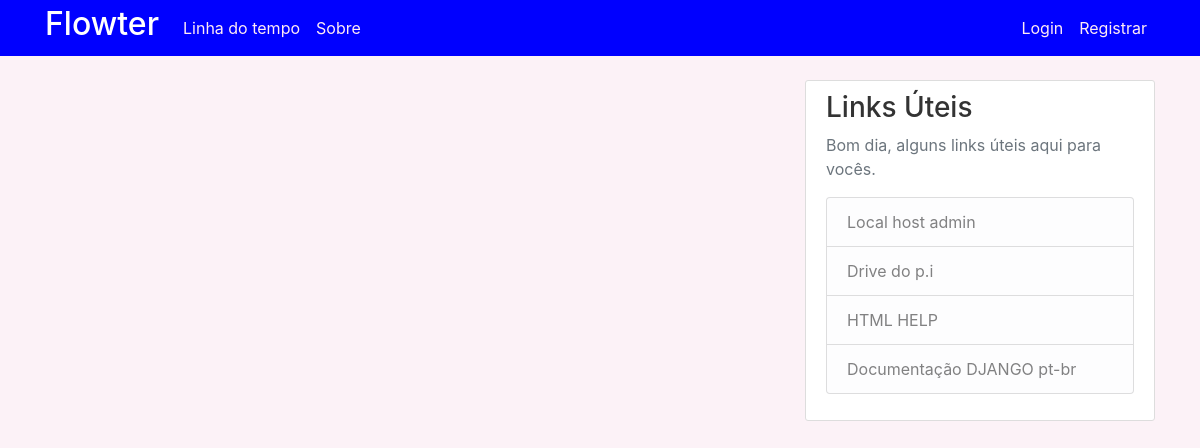
Before: / with the older database file.
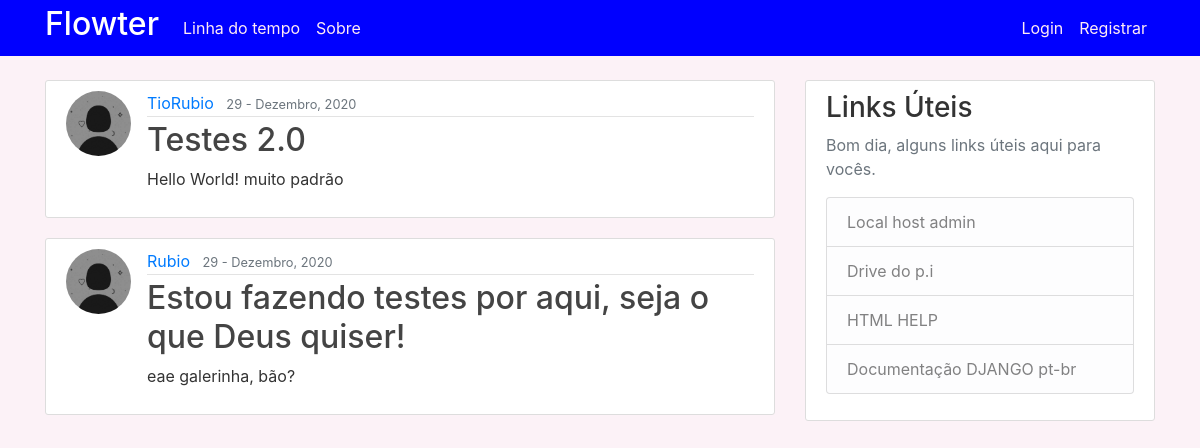
After: the same page with the newer database file.
### blog/models.py (models this page shows, shortened)
class Post(models.Model):
    title = models.CharField(max_length=100)
    content = models.TextField()
    date_posted = models.DateTimeField(default=timezone.now)
    author = models.ForeignKey(User, on_delete=models.CASCADE)

### users/models.py (models this page shows, shortened)
class Profile(models.Model):
    user = models.OneToOneField(User, on_delete=models.CASCADE)
    image = models.ImageField(default='default.jpg', upload_to='profile_pics')

### blog/views.py (the view)
# urls.py: path('', PostListView.as_view(), name='blog-home'),
class PostListView(ListView):
    model = Post
    template_name = 'blog/home.html'  # Ordem de posts (mais atual para o mais antigo)
    context_object_name = 'posts'
    ordering = ['-date_posted']

### blog/templates/blog/home.html
{% extends "blog/base.html" %}
{% block content %}
    {% for post in posts %}
        <article class="media content-section">
          <img class="rounded-circle article-img" src="{{ post.author.profile.image.url }}">
          <div class="media-body">
            <div class="article-metadata">
              <a class="mr-2" href="#">{{ post.author }}</a>
              <small class="text-muted">{{ post.date_posted|date:"d - F, Y" }}</small>
            </div>
            <h2><a class="article-title" href="{% url 'post-detail' post.id %}">{{ post.title }}</a></h2>
            <p class="article-content">{{ post.content }}</p>
          </div>
        </article>
    {% endfor %}
{% endblock content %}

### blog/templates/blog/base.html (shortened to what this page needs)
{% load static %}
<!DOCTYPE html>
<html>
<head>
    <link rel="stylesheet" href="https://maxcdn.bootstrapcdn.com/bootstrap/4.0.0/css/bootstrap.min.css">
    <link rel="stylesheet" type="text/css" href="{% static 'blog/main.css' %}">
</head>
<body>
    <header class="site-header">
      <nav class="navbar navbar-expand-md navbar-dark bg-steel fixed-top">
        <div class="container">
          <a class="navbar-brand mr-10" href="{% url 'blog-home' %}"><h2 style="color:white;">Flowter</h2></a>
          <div class="collapse navbar-collapse" id="navbarToggle">
            <div class="navbar-nav mr-auto">
              <a class="nav-item nav-link" href="{% url 'blog-home' %}">Linha do tempo</a>
              <a class="nav-item nav-link" href="{% url 'blog-about' %}">Sobre</a>
            </div>
            <div class="navbar-nav">
              {% if user.is_authenticated %}
              <li class="nav-item dropdown">
                <a class="nav-link dropdown-toggle" href="#" id="navbarDropdownMenuLink" role="button" data-toggle="dropdown" aria-haspopup="true" aria-expanded="false">
                  <img class="rounded-circle navbar-img nav-item img-profile" src="{{ user.profile.image.url }}" href="{% url 'profile' %}">
                </a>
                <div class="dropdown-menu" aria-labelledby="navbarDropdownMenuLink">
                  <a class="dropdown-item" href="{% url 'profile' %}">Configurar Perfil</a>
                  <a class="dropdown-item" href="{% url 'post-create' %}">Criar Flow</a>
                  <a class="dropdown-item" href="{% url 'logout' %}">Sair</a>
                </div>
              </li>
              {% else %}
                <a class="nav-item nav-link" href="{% url 'login' %}">Login</a>
                <a class="nav-item nav-link" href="{% url 'register' %}">Registrar</a>
              {% endif %}
            </div>
          </div>
        </div>
      </nav>
    </header>
    <main role="main" class="container">
      <div class="row">
        <div class="col-md-8">
          {% block content %}{% endblock %}
        </div>
        <div class="col-md-4">
          <div class="content-section">
            <h3>Links Úteis</h3>
            <p class='text-muted'>Bom dia, alguns links úteis aqui para vocês.
              <ul class="list-group">
                <a class="list-group-item list-group-item-light" href="http://localhost:8000/admin/" target="_blank">Local host admin</a>
                <a class="list-group-item list-group-item-light" href="https://drive.google.com/drive/u/0/folders/1uNh7FClioOJf9g5B26VHhqiX1WUXlfT6" target="_blank">Drive do p.i</a>
                <a class="list-group-item list-group-item-light" href="https://www.w3schools.com/html/default.asp" target="_blank">HTML HELP</a>
                <a class="list-group-item list-group-item-light" href="https://docs.djangoproject.com/pt-br/3.1/" target="_blank">Documentação DJANGO pt-br</a>
              </ul>
            </p>
          </div>
        </div>
      </div>
    </main>
</body>
</html>

### blog/static/blog/main.css (style rules this page uses)
body { background: #fcf2f7; color: #333333; margin-top: 5rem; }
h1, h2, h3, h4, h5, h6 { color: #fffff; }
ul { margin: 0; }
.bg-steel { background-color: #0000ff; }
.site-header .navbar-nav .nav-link { color: #ffebf4; }
.content-section { background: #ffffff; padding: 10px 20px; border: 1px solid #dddddd; border-radius: 3px; margin-bottom: 20px; }
.article-title { color: #444444; }
.article-content { white-space: pre-line; }
.article-img { height: 65px; width: 65px; margin-right: 16px; }
.article-metadata { padding-bottom: 1px; margin-bottom: 4px; border-bottom: 1px solid #e3e3e3 }
.navbar { padding: 0rem 0rem 0rem 0rem; }

Changed rows visible on the page:
added Post: author.profile.image (placeholder picture), author "TioRubio", date_posted "29 - Dezembro, 2020", title "Testes 2.0", content "Hello World! muito padrão"
added Post: author.profile.image (placeholder picture), author "Rubio", date_posted "29 - Dezembro, 2020", title "Estou fazendo testes por aqui, seja o que Deus quiser!", content "eae galerinha, bão?"
